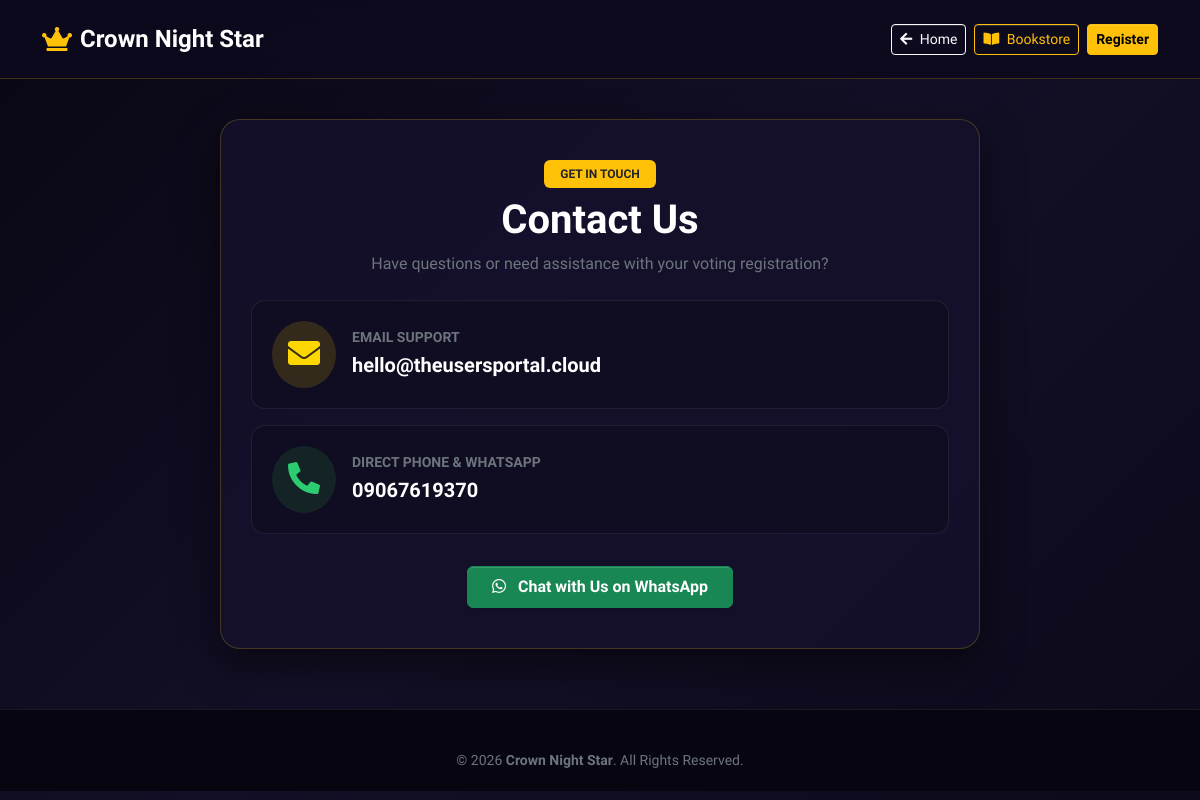
The page /contact-us.php on the database as committed earlier.
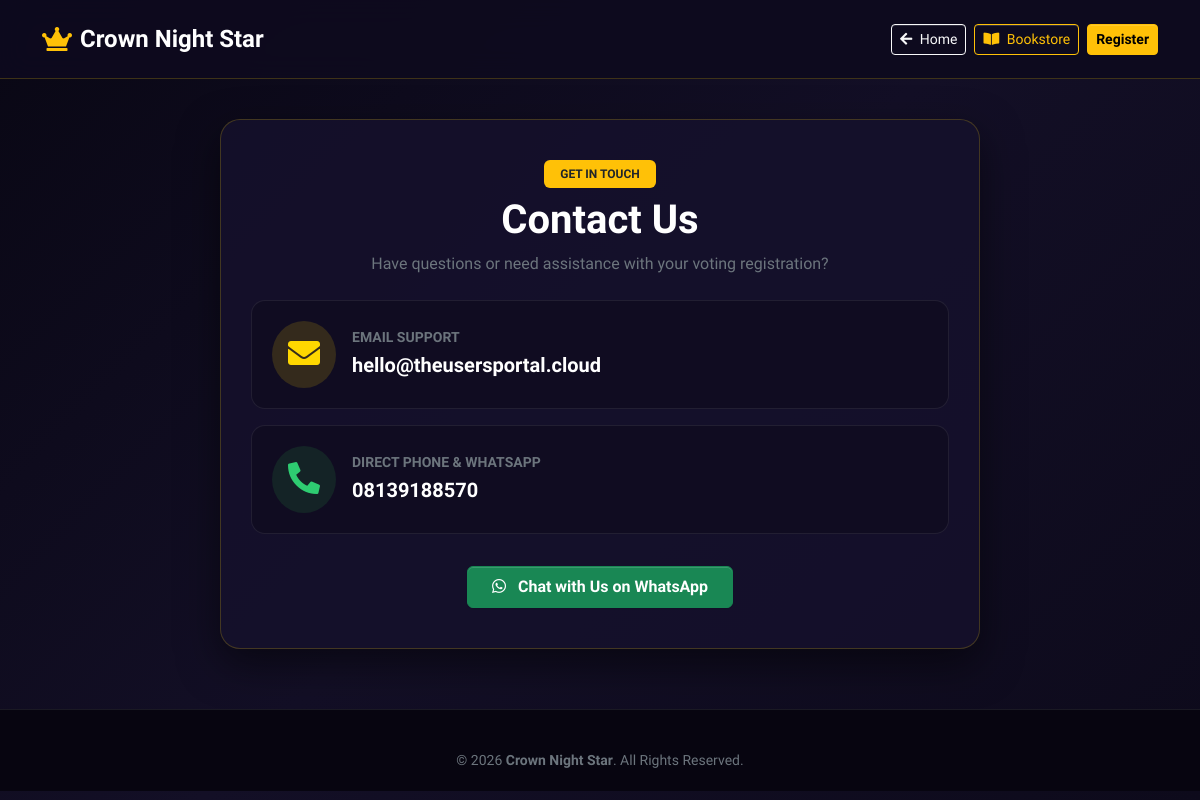
The same page on the database as committed later.
### tables this page shows
CREATE TABLE IF NOT EXISTS `settings` (
  `id` INT(11) NOT NULL AUTO_INCREMENT,
  `name` VARCHAR(100) NOT NULL,
  `value` TEXT NOT NULL,
  `created_at` TIMESTAMP DEFAULT CURRENT_TIMESTAMP,
  `updated_at` TIMESTAMP DEFAULT CURRENT_TIMESTAMP ON UPDATE CURRENT_TIMESTAMP,
  PRIMARY KEY (`id`),
  UNIQUE KEY `idx_settings_name` (`name`)
);

### includes/settings.php (called while the page is built, shortened)
<?php
class Settings {
    private static array $cache = [];
    private static bool $loaded = false;
    private static function loadAll(): void {
        if (self::$loaded) {
            return;
        }
        try {
            $pdo = DB::pdo();
            $stmt = $pdo->query("SELECT name, value FROM settings");
            while ($row = $stmt->fetch()) {
                self::$cache[$row['name']] = $row['value'];
            }
            self::$loaded = true;
        } catch (Exception $e) {
            error_log("Settings load error: " . $e->getMessage());
        }
    }
    public static function get(string $name, $default = null) {
        self::loadAll();
        if (array_key_exists($name, self::$cache)) {
            return self::$cache[$name];
        }
        return $default;
    }
    public static function isRegistrationOpen(): bool {
        $val = self::get('registration_open', '1');
        return $val === '1' || $val === 'true' || $val === 1 || $val === true;
    }
}

### includes/security.php (called while the page is built, shortened)
<?php
class Security {
    public static function e(?string $string): string {
        return htmlspecialchars((string)$string, ENT_QUOTES, 'UTF-8');
    }
}
function e(?string $str): string {
    return Security::e($str);
}

### contact-us.php (the view, shortened to what this page needs)
<?php
$siteTitle = Settings::get('site_title', 'Crown Night Star');
$supportEmail = Settings::get('support_email', 'hello@theusersportal.cloud');
$supportPhone = Settings::get('support_phone', '08139188570');
$isRegistrationOpen = Settings::isRegistrationOpen();
?>
<!DOCTYPE html>
<html lang="en" data-bs-theme="dark">
<head>
    <link rel="stylesheet" href="assets2/css/bootstrap.min.css">
    <link rel="stylesheet" href="assets2/css/all.min.css">
</head>
<body>
<nav class="navbar navbar-expand-lg navbar-dark navbar-custom sticky-top py-3">
    <div class="container">
        <a class="navbar-brand fw-bold text-white d-flex align-items-center gap-2 fs-4" href="index.php">
            <i class="fas fa-crown text-warning"></i> <?= e($siteTitle) ?>
        </a>
        <div class="d-flex align-items-center gap-2">
            <a href="index.php" class="btn btn-outline-light btn-sm"><i class="fas fa-arrow-left me-1"></i> Home</a>
            <a href="bookstore.php" class="btn btn-outline-warning btn-sm"><i class="fas fa-book-open me-1"></i> Bookstore</a>
            <?php if ($isRegistrationOpen): ?>
                <a href="register.php" class="btn btn-warning btn-sm fw-bold">Register</a>
            <?php endif; ?>
        </div>
    </div>
</nav>
<div class="container">
    <div class="content-card">
        <div class="text-center mb-4">
            <span class="badge bg-warning text-dark fw-bold px-3 py-2 text-uppercase mb-2">Get in Touch</span>
            <h1 class="fw-bold text-white">Contact Us</h1>
            <p class="text-secondary">Have questions or need assistance with your voting registration?</p>
        </div>
        <div class="contact-box">
            <div class="p-3 rounded-circle" style="background: rgba(255, 215, 0, 0.15); color: #ffd700;">
                <i class="fas fa-envelope fa-2x"></i>
            </div>
            <div>
                <h6 class="text-secondary text-uppercase fw-bold small mb-1">Email Support</h6>
                <a href="mailto:<?= e($supportEmail) ?>" class="text-white fw-bold fs-5 text-decoration-none">
                    <?= e($supportEmail) ?>
                </a>
            </div>
        </div>
        <div class="contact-box">
            <div class="p-3 rounded-circle" style="background: rgba(40, 167, 69, 0.15); color: #2ecc71;">
                <i class="fas fa-phone-alt fa-2x"></i>
            </div>
            <div>
                <h6 class="text-secondary text-uppercase fw-bold small mb-1">Direct Phone & WhatsApp</h6>
                <a href="tel:<?= e($supportPhone) ?>" class="text-white fw-bold fs-5 text-decoration-none">
                    <?= e($supportPhone) ?>
                </a>
            </div>
        </div>
        <div class="text-center mt-4 pt-2">
            <a href="https://api.whatsapp.com/send?phone=<?= preg_replace('/[^0-9]/', '', $supportPhone) ?>&text=<?= urlencode("Hello, I need assistance with " . $siteTitle) ?>" target="_blank" class="btn btn-success fw-bold px-4 py-2">
                <i class="fab fa-whatsapp me-2"></i> Chat with Us on WhatsApp
            </a>
        </div>
    </div>
</div>
<footer>
    <div class="container text-center text-secondary small">
        &copy; <?= date('Y') ?> <strong><?= e($siteTitle) ?></strong>. All Rights Reserved.
    </div>
</footer>
</body>
</html>

### contact-us.php (style rules this page uses)
body { font-family: 'Plus Jakarta Sans', sans-serif; background: linear-gradient(135deg, #090714 0%, #130f26 50%, #0d0a1b 100%); color: #e2e8f0; min-height: 100vh; }
.navbar-custom { background: rgba(14, 11, 30, 0.9); backdrop-filter: blur(14px); border-bottom: 1px solid rgba(255, 215, 0, 0.2); }
.content-card { background: rgba(22, 17, 44, 0.85); border: 1px solid rgba(255, 215, 0, 0.2); border-radius: 20px; padding: 40px 30px; margin: 40px auto; max-width: 760px; box-shadow: 0 15px 40px rgba(0, 0, 0, 0.5); }
.contact-box { background: rgba(15, 12, 32, 0.8); border: 1px solid rgba(255, 255, 255, 0.08); border-radius: 14px; padding: 20px; margin-bottom: 16px; display: flex; align-items: center; gap: 16px; }
footer { background: #070510; border-top: 1px solid rgba(255, 255, 255, 0.08); padding: 40px 0 20px; margin-top: 60px; }

Rows that differ between the two databases and show on the page:
changed settings (number 2 of 2 on the later page): name "09067619370" → "08139188570"
